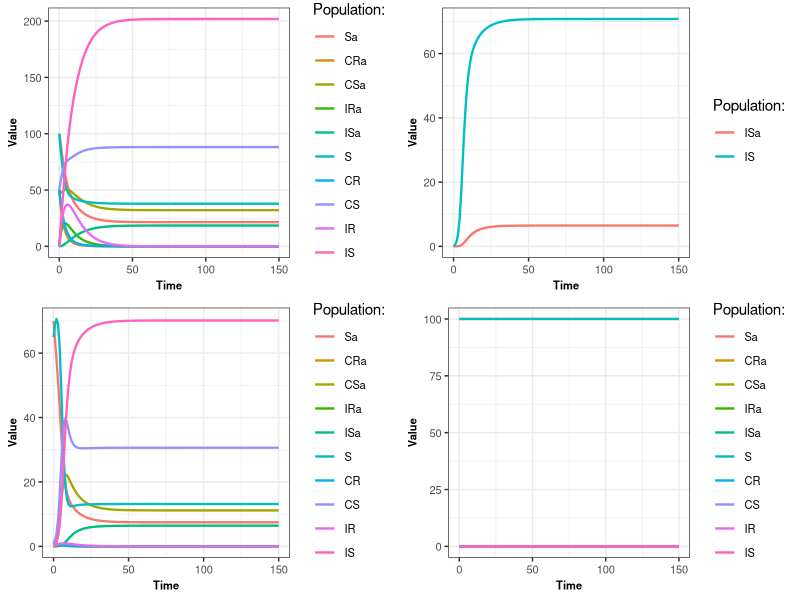
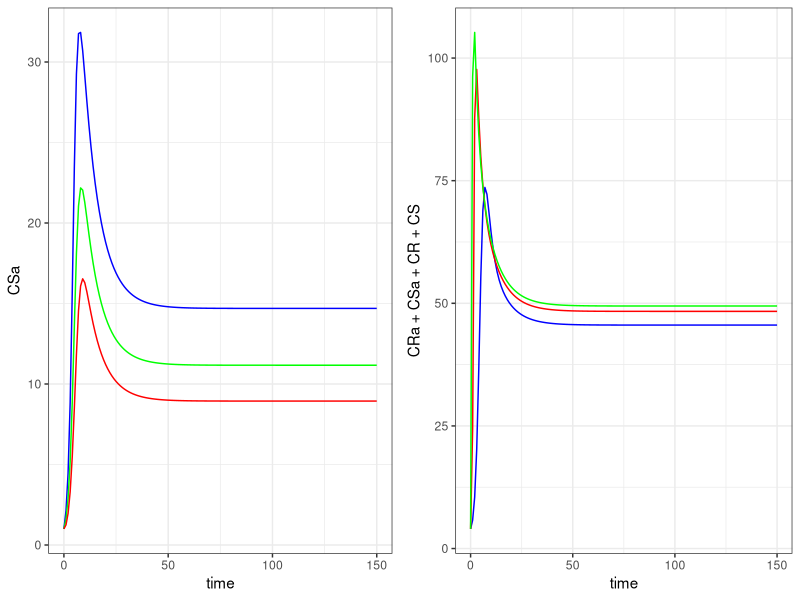
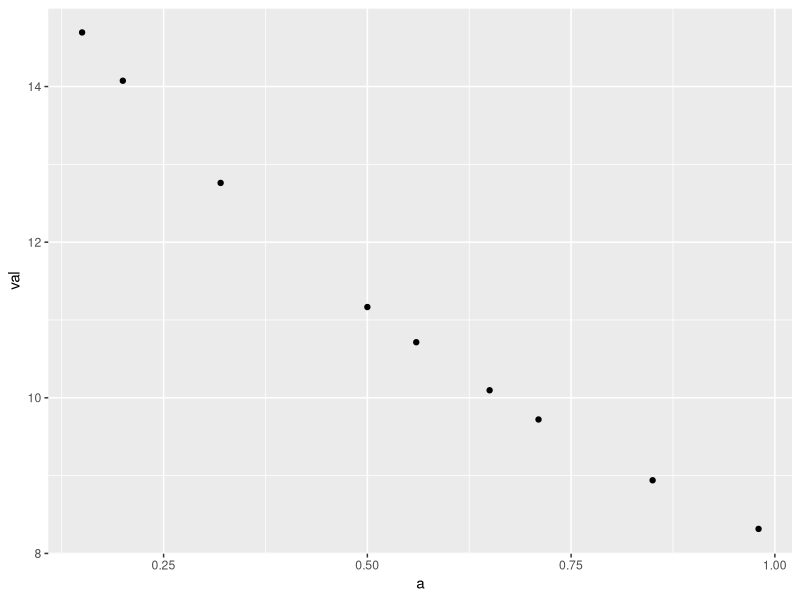

R code for these plots, in order:
install.packages("gridExtra")

library(deSolve)
library(ggplot2)
library(reshape2)
library(dplyr)
library(gridExtra)

Res_1 <- function(beta,ct,sigma, gamma,rho,rhoRa,rhoSa,teta,omega,alpha,Sa0,CRa0,CSa0,IRa0,ISa0,S0,CR0, CS0,IR0,IS0,Time) {
  require(deSolve) 
  
  Resistance_model_func <- function(t, pop, parameters) {
    with(as.list(c(pop, parameters)), {
      
      N=Sa+CRa+CSa+IRa+ISa+S+CR+CS+IR+IS
      
      dSa <- -Sa*((beta*ct*(CRa+IRa)/N)+(beta*ct*(CR+IR)/N)+beta*(CSa+ISa+CS+IS)/N)+sigma*IRa+sigma*ISa-omega*Sa+teta*S+gamma*CRa+(gamma+alpha)*CSa
      dCRa <- Sa*((beta*ct*(CRa+IRa)/N)+beta*ct*(CR+IR)/N)-gamma*CRa-rhoRa*CRa-omega*CRa+teta*CR
      dCSa <- Sa*(beta*(CSa+ISa+CS+IS)/N)-(gamma+alpha)*CSa-rhoSa*CSa-omega*CSa+teta*CS
      dIRa <- rhoRa*CRa-sigma*IRa-omega*IRa+teta*IR
      dISa <- rhoSa*CSa-sigma*ISa-omega*ISa+teta*IS
      
      dS <- -S*((beta*ct*(CRa+IRa)/N)+(beta*ct*(CR+IR)/N)+beta*(CSa+ISa+CS+IS)/N)+sigma*IR+sigma*IS+omega*Sa-teta*S+gamma*CR+gamma*CS
      dCR <- S*((beta*ct*(CRa+IRa)/N)+beta*ct*(CR+IR)/N)-gamma*CR-rho*CR+omega*CRa-teta*CR
      dCS <- S*(beta*(CSa+ISa+CS+IS)/N)-gamma*CS-rho*CS+omega*CSa-teta*CS
      dIR <- rho*CR-sigma*IR+omega*IRa-teta*IR
      dIS <- rho*CS-sigma*IS+omega*ISa-teta*IS
      
      res<-c(dSa,dCRa,dCSa,dIRa,dISa,dS,dCR,dCS,dIR,dIS)
      
      return(list(res))
    })
  }
  
  parameters_values <- c(beta=beta,ct=ct,sigma=sigma,gamma=gamma,rho=rho,rhoRa=rhoRa,rhoSa=rhoSa,teta=teta,omega=omega,alpha=alpha)
  
  initial_values <- c(Sa=Sa0,CRa=CRa0,CSa=CSa0,IRa=IRa0,ISa=ISa0,S=S0,CR=CR0,CS=CS0,IR=IR0,IS=IS0)
  
  out <- lsoda(initial_values, Time, Resistance_model_func, parameters_values)
  
  as.data.frame(out)
}

{
test<-Res_1(beta=1,
         ct=0.1,
         sigma=0.14,
         gamma=0.03,
         rho=0.35,
         rhoRa=0.3,
         rhoSa=0,
         teta=0.1,
         omega=0.1,
         alpha=0.72,
         Sa0=100,
         CRa0=0,
         CSa0=0,
         IRa0=0,
         ISa0=0,
         S0=100,
         CR0=0,
         CS0=0,
         IR0=0,
         IS0=0,
         Time=seq(from=0,to=150,by=1)
)

r<-Res_1(beta=1,
         ct=0.1,
         sigma=0.14,
         gamma=0.03,
         rho=0.35,
         rhoRa=0.3,
         rhoSa=0,
         teta=0.022,
         omega=0.1,
         alpha=0.5,
         Sa0=100,
         CRa0=50,
         CSa0=50,
         IRa0=0,
         ISa0=0,
         S0=100,
         CR0=50,
         CS0=50,
         IR0=0,
         IS0=0,
         Time=seq(from=0,to=150,by=1)
)


r2<-Res_1(beta=1,
          ct=0.1,
          sigma=0.14,
          gamma=0.03,
          rho=0.35,
          rhoRa=0.3,
          rhoSa=0,
          teta=0.022,
          omega=0.1,
          alpha=0.10,
          Sa0=70,
          CRa0=1,
          CSa0=1,
          IRa0=0,
          ISa0=0,
          S0=65,
          CR0=1,
          CS0=1,
          IR0=0,
          IS0=0,
          Time=seq(from=0,to=150,by=1)
)

r3<-Res_1(beta=1,
         ct=0.1,
         sigma=0.14,
         gamma=0.03,
         rho=0.35,
         rhoRa=0.3,
         rhoSa=0,
         teta=0.022,
         omega=0.1,
         alpha=0.5,
         Sa0=70,
         CRa0=1,
         CSa0=1,
         IRa0=0,
         ISa0=0,
         S0=65,
         CR0=1,
         CS0=1,
         IR0=0,
         IS0=0,
         Time=seq(from=0,to=150,by=1)
)


}


graph<- function(data,filter_values){
  
  if(!is.null(filter_values))
  {
    p<-data %>%
      melt(id = "time") %>%
      filter(variable %in% filter_values) %>%
      ggplot() +
      geom_line(aes(time, value, colour = variable), linewidth = 0.8) +
      theme_bw() +
      theme(axis.text = element_text(size = 8),
            axis.title = element_text(size = 8, face = "bold"),
            legend.text = element_text(size = 8)) +
      labs(x = "Time", y = "Value", colour = "Population:")
  }
  else{
    p<-data %>%
      melt(id = "time") %>%
      ggplot() +
      geom_line(aes(time, value, colour = variable), linewidth = 0.8) +
      theme_bw() +
      theme(axis.text = element_text(size = 8),
            axis.title = element_text(size = 8, face = "bold"),
            legend.text = element_text(size = 8)) +
      labs(x = "Time", y = "Value", colour = "Population:")
    
  }
 
  return(p)
}

g1<-graph(r,NULL)
g2<-graph(r2,c("ISa","IS"))
g3<-graph(r3, NULL)
gtest<-graph(test,NULL)

grid.arrange(g1,g2,g3,gtest,ncol=2)
{
#On teste avec différents alpha
alpha1<-Res_1(beta=1,
          ct=0.1,
          sigma=0.14,
          gamma=0.03,
          rho=0.35,
          rhoRa=0.3,
          rhoSa=0,
          teta=0.022,
          omega=0.1,
          alpha=0.15,
          Sa0=70,
          CRa0=1,
          CSa0=1,
          IRa0=0,
          ISa0=0,
          S0=65,
          CR0=1,
          CS0=1,
          IR0=0,
          IS0=0,
          Time=seq(from=0,to=150,by=1)
)
alpha2<-Res_1(beta=1,
          ct=0.1,
          sigma=0.14,
          gamma=0.03,
          rho=0.35,
          rhoRa=0.3,
          rhoSa=0,
          teta=0.022,
          omega=0.1,
          alpha=0.5,
          Sa0=70,
          CRa0=1,
          CSa0=1,
          IRa0=0,
          ISa0=0,
          S0=65,
          CR0=1,
          CS0=1,
          IR0=0,
          IS0=0,
          Time=seq(from=0,to=150,by=1)
)
alpha3<-Res_1(beta=1,
          ct=0.1,
          sigma=0.14,
          gamma=0.03,
          rho=0.35,
          rhoRa=0.3,
          rhoSa=0,
          teta=0.022,
          omega=0.1,
          alpha=0.85,
          Sa0=70,
          CRa0=1,
          CSa0=1,
          IRa0=0,
          ISa0=0,
          S0=65,
          CR0=1,
          CS0=1,
          IR0=0,
          IS0=0,
          Time=seq(from=0,to=150,by=1)
)
alpha4<-Res_1(beta=1,
              ct=0.1,
              sigma=0.14,
              gamma=0.03,
              rho=0.35,
              rhoRa=0.3,
              rhoSa=0,
              teta=0.022,
              omega=0.1,
              alpha=0.2,
              Sa0=70,
              CRa0=1,
              CSa0=1,
              IRa0=0,
              ISa0=0,
              S0=65,
              CR0=1,
              CS0=1,
              IR0=0,
              IS0=0,
              Time=seq(from=0,to=150,by=1)
)
alpha5<-Res_1(beta=1,
              ct=0.1,
              sigma=0.14,
              gamma=0.03,
              rho=0.35,
              rhoRa=0.3,
              rhoSa=0,
              teta=0.022,
              omega=0.1,
              alpha=0.32,
              Sa0=70,
              CRa0=1,
              CSa0=1,
              IRa0=0,
              ISa0=0,
              S0=65,
              CR0=1,
              CS0=1,
              IR0=0,
              IS0=0,
              Time=seq(from=0,to=150,by=1)
)

alpha6<-Res_1(beta=1,
              ct=0.1,
              sigma=0.14,
              gamma=0.03,
              rho=0.35,
              rhoRa=0.3,
              rhoSa=0,
              teta=0.022,
              omega=0.1,
              alpha=0.65,
              Sa0=70,
              CRa0=1,
              CSa0=1,
              IRa0=0,
              ISa0=0,
              S0=65,
              CR0=1,
              CS0=1,
              IR0=0,
              IS0=0,
              Time=seq(from=0,to=150,by=1)
)
alpha7<-Res_1(beta=1,
              ct=0.1,
              sigma=0.14,
              gamma=0.03,
              rho=0.35,
              rhoRa=0.3,
              rhoSa=0,
              teta=0.022,
              omega=0.1,
              alpha=0.98,
              Sa0=70,
              CRa0=1,
              CSa0=1,
              IRa0=0,
              ISa0=0,
              S0=65,
              CR0=1,
              CS0=1,
              IR0=0,
              IS0=0,
              Time=seq(from=0,to=150,by=1)
)
alpha8<-Res_1(beta=1,
              ct=0.1,
              sigma=0.14,
              gamma=0.03,
              rho=0.35,
              rhoRa=0.3,
              rhoSa=0,
              teta=0.022,
              omega=0.1,
              alpha=0.71,
              Sa0=70,
              CRa0=1,
              CSa0=1,
              IRa0=0,
              ISa0=0,
              S0=65,
              CR0=1,
              CS0=1,
              IR0=0,
              IS0=0,
              Time=seq(from=0,to=150,by=1)
)
alpha9<-Res_1(beta=1,
              ct=0.1,
              sigma=0.14,
              gamma=0.03,
              rho=0.35,
              rhoRa=0.3,
              rhoSa=0,
              teta=0.022,
              omega=0.1,
              alpha=0.56,
              Sa0=70,
              CRa0=1,
              CSa0=1,
              IRa0=0,
              ISa0=0,
              S0=65,
              CR0=1,
              CS0=1,
              IR0=0,
              IS0=0,
              Time=seq(from=0,to=150,by=1)
)
}


# on s'interesse aux individus colonisés par une souche résistante avec présence d'antibiotiques et sans
gCR<-graph(r,c("CRa","CR"))

# on s'interesse aux individus colonisés par la souche sensible en présence et absence d'antibiotiques
gCR<-graph(r,c("CSa","CS"))



#On teste avec différents alpha

graph_alpha<-ggplot() + 
  geom_line(data=alpha1, aes(x=time,y=CSa), stat = "identity", colour="blue")+
  geom_line(data=alpha2, aes(x=time,y=CSa), stat = "identity", colour="green")+
  geom_line(data=alpha3, aes(x=time,y=CSa),stat = "identity", colour="red")+
  theme_bw()


#On teste avec différents beta
{
beta1<-Res_1(beta=1,
              ct=0.1,
              sigma=0.14,
              gamma=0.03,
              rho=0.35,
              rhoRa=0.3,
              rhoSa=0,
              teta=0.022,
              omega=0.1,
              alpha=0.15,
              Sa0=70,
              CRa0=1,
              CSa0=1,
              IRa0=0,
              ISa0=0,
              S0=65,
              CR0=1,
              CS0=1,
              IR0=0,
              IS0=0,
              Time=seq(from=0,to=150,by=1)
)

beta2<-Res_1(beta=3,
              ct=0.1,
              sigma=0.14,
              gamma=0.03,
              rho=0.35,
              rhoRa=0.3,
              rhoSa=0,
              teta=0.022,
              omega=0.1,
              alpha=0.5,
              Sa0=70,
              CRa0=1,
              CSa0=1,
              IRa0=0,
              ISa0=0,
              S0=65,
              CR0=1,
              CS0=1,
              IR0=0,
              IS0=0,
              Time=seq(from=0,to=150,by=1)
)
beta3<-Res_1(beta=6,
              ct=0.1,
              sigma=0.14,
              gamma=0.03,
              rho=0.35,
              rhoRa=0.3,
              rhoSa=0,
              teta=0.022,
              omega=0.1,
              alpha=0.85,
              Sa0=70,
              CRa0=1,
              CSa0=1,
              IRa0=0,
              ISa0=0,
              S0=65,
              CR0=1,
              CS0=1,
              IR0=0,
              IS0=0,
              Time=seq(from=0,to=150,by=1)
)
}
graph_beta<-ggplot() + 
  geom_line(data=beta1, aes(x=time,y=CRa+CSa+CR+CS),color="blue", stat = "identity")+
  geom_line(data=beta2, aes(x=time,y=CRa+CSa+CR+CS), color="red", stat = "identity")+
  geom_line(data=beta3, aes(x=time,y=CRa+CSa+CR+CS),color="green",stat = "identity")+
  theme_bw()


grid.arrange(graph_alpha,graph_beta,ncol=2)

val<-c(alpha1[nrow(alpha1),"CSa"],alpha2[nrow(alpha2),"CSa"],alpha3[nrow(alpha3),"CSa"],
       alpha4[nrow(alpha4),"CSa"],alpha5[nrow(alpha5),"CSa"],alpha6[nrow(alpha6),"CSa"],
       alpha7[nrow(alpha7),"CSa"],alpha8[nrow(alpha8),"CSa"],alpha9[nrow(alpha9),"CSa"])
a<-c(0.15,0.5,0.85,0.2,0.32,0.65,0.98,0.71,0.56)
data_point<-data.frame(a,val)

#Permet de voir comment va varier le nombre d'individus colonisés susceptibles sous ATB en fonction de alpha
ggplot(data   = data_point,              
       mapping = aes(x = a,    
                     y = val)) +   
  geom_point()                   
